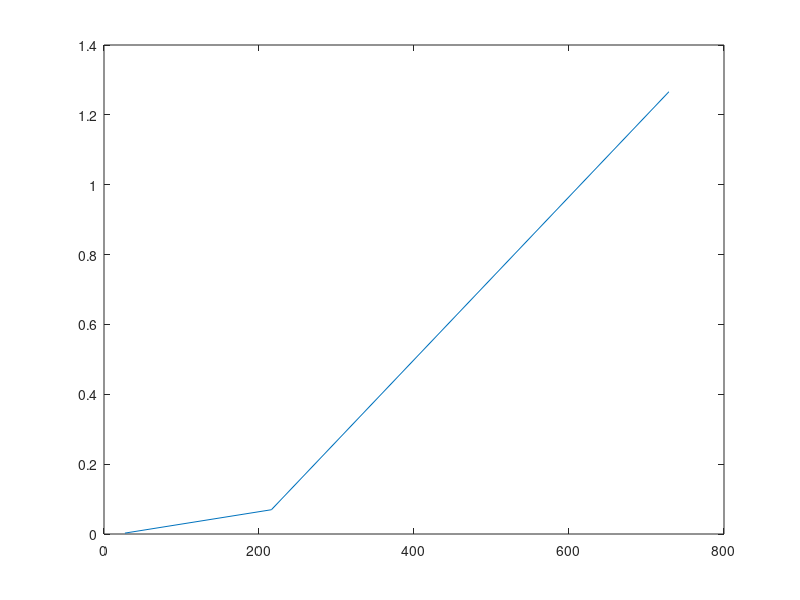

Reproduce this figure in MATLAB.
N = [27; 216; 729];
ts = [0.002587; 0.069477; 1.266354]; % Q2a

p = polyfit(log(N), log(ts), 1);

plot(N, ts);



ts = [0.05945; 0.17599; 0.26773]; %Q2d
